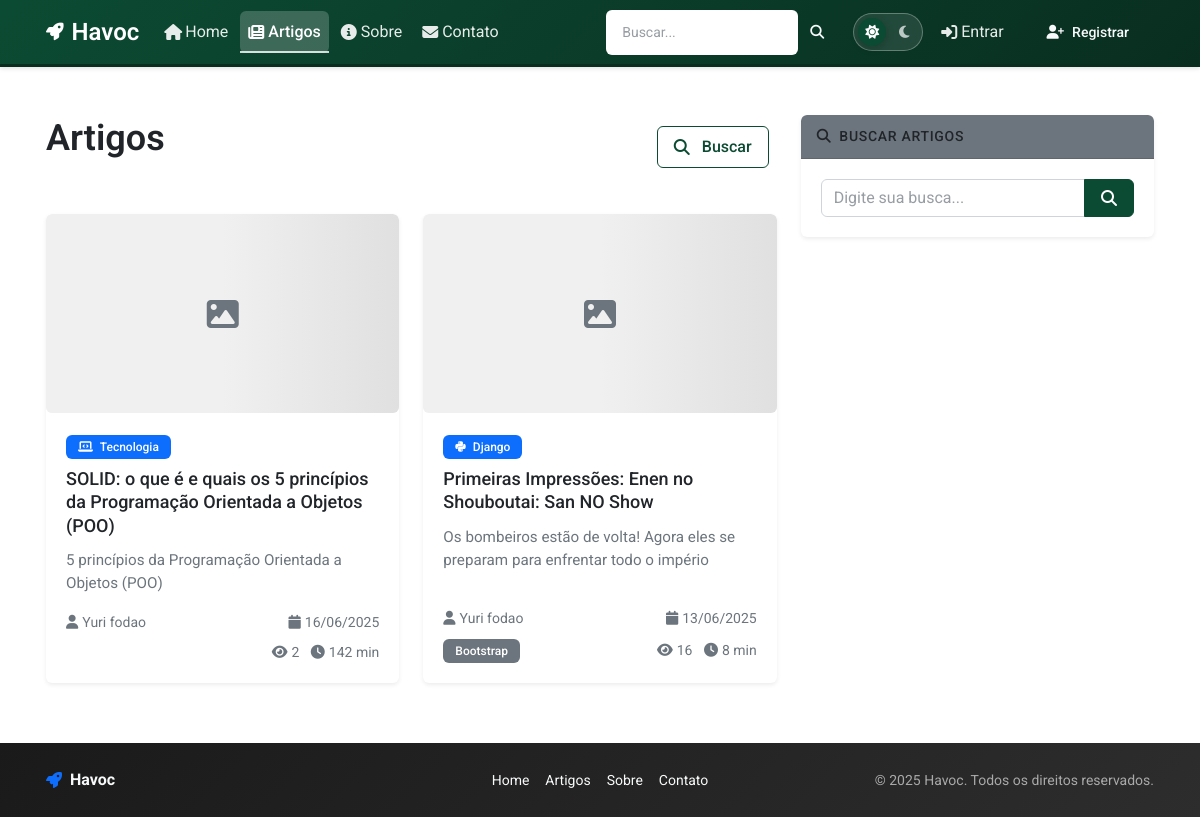
The app's page /artigos/, older data.
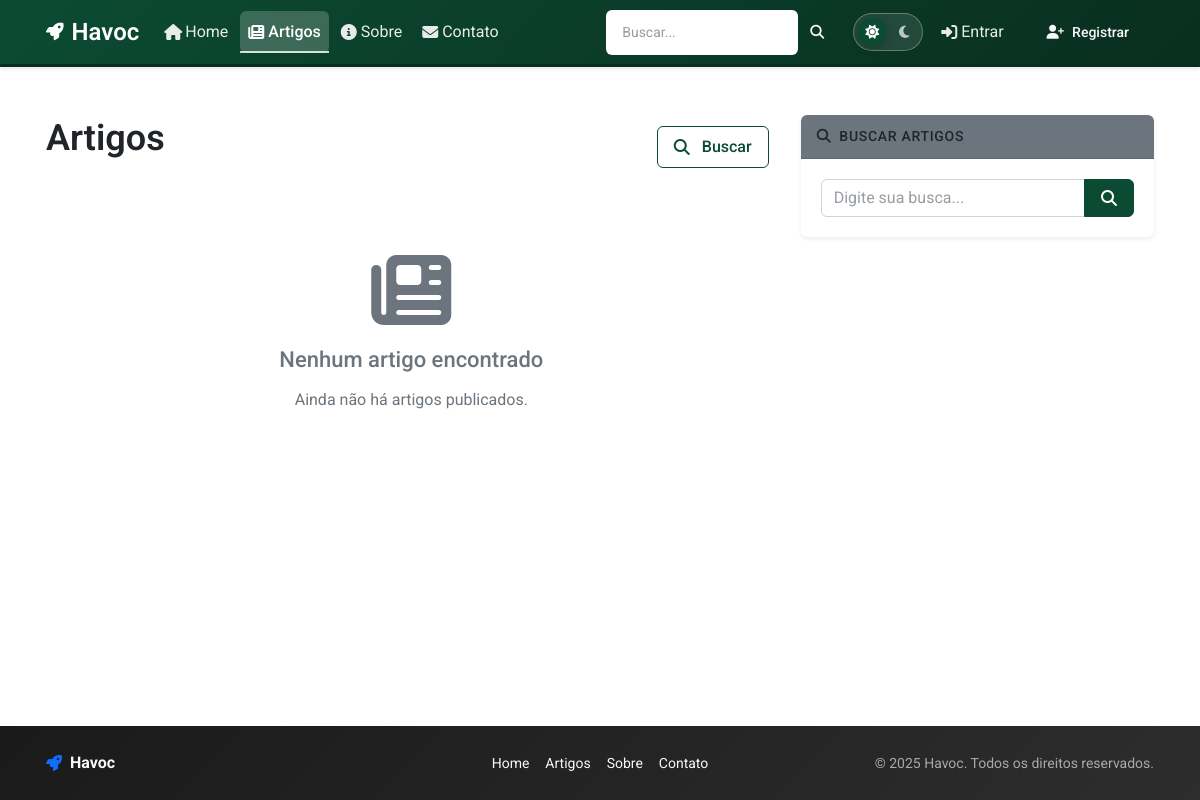
The same page, newer data.
### apps/articles/models/article.py (models this page shows, shortened)
class Article(models.Model):
    STATUS_CHOICES = [
        ('draft', 'Rascunho'),
        ('published', 'Publicado'),
        ('archived', 'Arquivado'),
        ('scheduled', 'Agendado'),
    ]
    title = models.CharField(
        'título',
        max_length=200,
        validators=[MinLengthValidator(5)],
        help_text='Título do artigo'
    )
    slug = models.SlugField(
        'slug',
        max_length=200,
        unique=True,
        help_text='URL amigável do artigo'
    )
    excerpt = models.TextField(
        'resumo',
        max_length=500,
        help_text='Resumo do artigo para listagens e SEO'
    )
    content = models.TextField(
        'conteúdo',
        help_text='Conteúdo completo do artigo'
    )
    featured_image = models.ImageField(
        'imagem destacada',
        upload_to='articles/images/',
        blank=True,
        help_text='Imagem principal do artigo'
    )
    featured_image_alt = models.CharField(
        'texto alternativo da imagem',
        max_length=200,
        blank=True,
        help_text='Texto alternativo para acessibilidade'
    )
    category = models.ForeignKey(
        'articles.Category',
        on_delete=models.SET_NULL,
        null=True,
        blank=True,
        related_name='articles',
        verbose_name='categoria',
        help_text='Categoria principal do artigo'
    )
    tags = models.ManyToManyField(
        'articles.Tag',
        blank=True,
        related_name='articles',
        verbose_name='tags',
        help_text='Tags relacionadas ao artigo'
    )
    status = models.CharField(
        'status',
        max_length=20,
        choices=STATUS_CHOICES,
        default='draft',
        help_text='Status de publicação do artigo'
    )
    is_featured = models.BooleanField(
        'artigo em destaque',
        default=False,
        help_text='Se o artigo deve aparecer em destaque'
    )
    allow_comments = models.BooleanField(
        'permitir comentários',
        default=True,
        help_text='Se o artigo permite comentários'
    )
    author = models.ForeignKey(
        User,
        on_delete=models.CASCADE,
        related_name='authored_articles',
        verbose_name='autor',
        help_text='Autor principal do artigo'
    )
    contributors = models.ManyToManyField(
        User,
        blank=True,
        related_name='contributed_articles',
        verbose_name='colaboradores',
        help_text='Outros colaboradores do artigo'
    )
    meta_title = models.CharField(
        'meta título',
        max_length=60,
        blank=True,
        help_text='Título para SEO (máximo 60 caracteres)'
    )
    meta_description = models.CharField(
        'meta descrição',
        max_length=160,
        blank=True,
        help_text='Descrição para SEO (máximo 160 caracteres)'
    )
    meta_keywords = models.CharField(
        'palavras-chave',
        max_length=255,
        blank=True,
        help_text='Palavras-chave separadas por vírgula'
    )
    created_at = models.DateTimeField(
        'criado em',
        auto_now_add=True
    )
    updated_at = models.DateTimeField(
        'atualizado em',
        auto_now=True
    )
    published_at = models.DateTimeField(
        'publicado em',
        null=True,
        blank=True,
        help_text='Data e hora de publicação'
    )
    scheduled_at = models.DateTimeField(
        'agendado para',
        null=True,
        blank=True,
        help_text='Data e hora para publicação automática'
    )
    view_count = models.PositiveIntegerField(
        'visualizações',
        default=0,
        help_text='Número de visualizações do artigo'
    )
    reading_time = models.PositiveIntegerField(
        'tempo de leitura',
        default=0,
        help_text='Tempo estimado de leitura em minutos'
    )
    class Meta:
        verbose_name = 'artigo'
        verbose_name_plural = 'artigos'
        ordering = ['-published_at', '-created_at']
        indexes = [
            models.Index(fields=['slug']),
            models.Index(fields=['status', 'published_at']),
            models.Index(fields=['author', '-published_at']),
            models.Index(fields=['category', '-published_at']),
            models.Index(fields=['is_featured', '-published_at']),
        ]
    def get_absolute_url(self):
        return reverse('articles:article_detail', kwargs={'slug': self.slug})

### apps/articles/models/category.py (models this page shows, shortened)
class Category(models.Model):
    name = models.CharField(
        'nome',
        max_length=100,
        unique=True,
        validators=[MinLengthValidator(2)],
        help_text='Nome da categoria'
    )
    slug = models.SlugField(
        'slug',
        max_length=100,
        unique=True,
        help_text='URL amigável da categoria'
    )
    description = models.TextField(
        'descrição',
        blank=True,
        help_text='Descrição da categoria'
    )
    color = models.CharField(
        'cor',
        max_length=7,
        default='#007bff',
        help_text='Cor da categoria em hexadecimal (ex: #007bff)'
    )
    icon = models.CharField(
        'ícone',
        max_length=50,
        blank=True,
        help_text='Classe do ícone (ex: fas fa-newspaper)'
    )
    parent = models.ForeignKey(
        'self',
        on_delete=models.CASCADE,
        null=True,
        blank=True,
        verbose_name='categoria pai',
        help_text='Categoria pai para criar hierarquia'
    )
    is_active = models.BooleanField(
        'ativo',
        default=True,
        help_text='Se a categoria está ativa'
    )
    order = models.PositiveIntegerField(
        'ordem',
        default=0,
        help_text='Ordem de exibição da categoria'
    )
    meta_title = models.CharField(
        'meta título',
        max_length=60,
        blank=True,
        help_text='Título para SEO (máximo 60 caracteres)'
    )
    meta_description = models.CharField(
        'meta descrição',
        max_length=160,
        blank=True,
        help_text='Descrição para SEO (máximo 160 caracteres)'
    )
    created_at = models.DateTimeField(
        'criado em',
        auto_now_add=True
    )
    updated_at = models.DateTimeField(
        'atualizado em',
        auto_now=True
    )
    class Meta:
        verbose_name = 'categoria'
        verbose_name_plural = 'categorias'
        ordering = ['order', 'name']
        indexes = [
            models.Index(fields=['slug']),
            models.Index(fields=['is_active', 'order']),
        ]

### apps/accounts/models/user.py (models this page shows, shortened)
class User(AbstractUser):
    email = models.EmailField(
        'endereço de email',
        unique=True,
        error_messages={
            'unique': "Já existe um usuário com este email.",
        }
    )
    is_verified = models.BooleanField(
        'verificado',
        default=False,
        help_text='Designa se o usuário verificou o email.'
    )
    slug = models.SlugField(
        'slug',
        max_length=100,
        unique=True,
        blank=True,
        help_text='Identificador único para URLs amigáveis'
    )
    avatar = models.ImageField(
        'avatar',
        upload_to=user_avatar_path,
        blank=True,
        null=True,
        help_text='Foto de perfil do usuário'
    )
    bio = models.TextField(
        'biografia',
        max_length=500,
        blank=True,
        help_text='Breve descrição sobre o usuário'
    )
    phone = models.CharField(
        'telefone',
        max_length=20,
        blank=True,
        help_text='Número de telefone do usuário'
    )
    birth_date = models.DateField(
        'data de nascimento',
        blank=True,
        null=True,
        help_text='Data de nascimento do usuário'
    )
    location = models.CharField(
        'localização',
        max_length=100,
        blank=True,
        help_text='Cidade/Estado do usuário'
    )
    objects = UserManager()
    USERNAME_FIELD = 'email'
    REQUIRED_FIELDS = ['username']
    class Meta:
        verbose_name = 'usuário'
        verbose_name_plural = 'usuários'
        ordering = ['-date_joined']
    def get_full_name(self):
        return f"{self.first_name} {self.last_name}".strip()

### apps/articles/models/tag.py (models this page shows, shortened)
class Tag(models.Model):
    name = models.CharField(
        'nome',
        max_length=50,
        unique=True,
        validators=[MinLengthValidator(2)],
        help_text='Nome da tag'
    )
    slug = models.SlugField(
        'slug',
        max_length=50,
        unique=True,
        help_text='URL amigável da tag'
    )
    description = models.TextField(
        'descrição',
        blank=True,
        help_text='Descrição da tag'
    )
    color = models.CharField(
        'cor',
        max_length=7,
        default='#6c757d',
        help_text='Cor da tag em hexadecimal (ex: #6c757d)'
    )
    is_featured = models.BooleanField(
        'destaque',
        default=False,
        help_text='Se a tag deve aparecer em destaque'
    )
    meta_title = models.CharField(
        'meta título',
        max_length=60,
        blank=True,
        help_text='Título para SEO (máximo 60 caracteres)'
    )
    meta_description = models.CharField(
        'meta descrição',
        max_length=160,
        blank=True,
        help_text='Descrição para SEO (máximo 160 caracteres)'
    )
    created_at = models.DateTimeField(
        'criado em',
        auto_now_add=True
    )
    updated_at = models.DateTimeField(
        'atualizado em',
        auto_now=True
    )
    class Meta:
        verbose_name = 'tag'
        verbose_name_plural = 'tags'
        ordering = ['name']
        indexes = [
            models.Index(fields=['slug']),
            models.Index(fields=['is_featured']),
        ]

### apps/articles/views/article_views.py (the view)
# urls.py: path('', ArticleListView.as_view(), name='article_list'),
class ArticleListView(View):
    template_name = 'articles/article_list.html'
    def get(self, request):
        article_service = ArticleService(DjangoArticleRepository())
        articles = article_service.get_published_articles()
        paginator = Paginator(articles, 12)  # 12 artigos por página
        page_number = request.GET.get('page')
        page_obj = paginator.get_page(page_number)
        featured_articles = article_service.get_featured_articles(limit=3)
        context = {
            'page_obj': page_obj,
            'articles': page_obj.object_list,
            'featured_articles': featured_articles,
            'meta_title': 'Artigos',
            'meta_description': 'Todos os artigos do blog',
        }
        return render(request, self.template_name, context)

### apps/articles/templates/articles/article_list.html (shortened to what this page needs)
{% extends 'base.html' %}
{% block content %}
<div class="container my-5">
    <div class="row">
        <div class="col-lg-8">
            <div class="d-flex justify-content-between align-items-center mb-4">
                <h1 class="text-sans text-body">Artigos</h1>
                <div>
                    <a href="{% url 'articles:search' %}" class="btn btn-outline-primary me-2">
                        <i class="fas fa-search me-2"></i>Buscar
                    </a>
                </div>
            </div>
            {% if articles %}
                <div class="row g-4 stagger-container">
                    {% for article in articles %}
                    <div class="col-md-6 scroll-reveal">
                        <div class="card h-100 border-0 shadow-sm hover-lift">
                            {% if article.featured_image %}
                                <div class="img-container img-container-16-9">
                                </div>
                            {% endif %}
                            <div class="card-body d-flex flex-column">
                                <div class="mb-2">
                                    {% if article.category %}
                                        <span class="badge bg-primary">
                                            {% if article.category.icon %}<i class="{{ article.category.icon }} me-1"></i>{% endif %}
                                            {{ article.category.name }}
                                        </span>
                                    {% endif %}
                                </div>
                                <h5 class="card-title">
                                    <a href="{{ article.get_absolute_url }}" class="text-decoration-none text-dark">
                                        {{ article.title }}
                                    </a>
                                </h5>
                                <p class="card-text text-muted">{{ article.excerpt|truncatechars:120 }}</p>
                                <div class="mt-auto">
                                    <div class="d-flex justify-content-between align-items-center">
                                        <small class="text-secondary">
                                            <i class="fas fa-user me-1"></i>{{ article.author.get_full_name|default:article.author.username }}
                                        </small>
                                        <small class="text-secondary">
                                            <i class="fas fa-calendar me-1"></i>{{ article.published_at|date:"d/m/Y" }}
                                        </small>
                                    </div>
                                    <div class="d-flex justify-content-between align-items-center mt-2">
                                        <div>
                                            {% for tag in article.tags.all|slice:":3" %}
                                                <span class="badge bg-secondary text-white me-1">{{ tag.name }}</span>
                                            {% endfor %}
                                        </div>
                                        <div class="text-secondary small">
                                            <i class="fas fa-eye me-1"></i>{{ article.view_count }}
                                            <i class="fas fa-clock ms-2 me-1"></i>{{ article.reading_time }} min
                                        </div>
                                    </div>
                                </div>
                            </div>
                        </div>
                    </div>
                    {% endfor %}
                </div>
            {% else %}
                <div class="text-center py-5">
                    <i class="fas fa-newspaper fa-5x text-secondary mb-3"></i>
                    <h3 class="text-secondary text-sans text-body">Nenhum artigo encontrado</h3>
                    <p class="text-secondary text-body">Ainda não há artigos publicados.</p>
                </div>
            {% endif %}
        </div>
        <div class="col-lg-4">
            <div class="card border-0 shadow-sm mb-4">
                <div class="card-header bg-secondary text-white">
                    <h6 class="mb-0"><i class="fas fa-search me-2"></i>Buscar Artigos</h6>
                </div>
                <div class="card-body">
                    <form method="get" action="{% url 'articles:search' %}" aria-label="Formulário de busca" role="form">
                        <div class="input-group">
                            <input type="text" name="q" class="form-control" placeholder="Digite sua busca...">
                            <button class="btn btn-primary" type="submit">
                                <i class="fas fa-search"></i>
                            </button>
                        </div>
                    </form>
                </div>
            </div>
        </div>
    </div>
</div>
{% endblock %}

Row changes from the older to the newer data that the page shows:
removed Article: category.name "Tecnologia", title "SOLID: o que é e quais os 5 princípios da Programação Orientada a Objetos (POO)", excerpt "5 princípios da Programação Orientada a Objetos (POO)", author.get_full_name "Yuri fodao", published_at "16/06/2025", view_count "2", reading_time "142"
removed Article: category.name "Django", title "Primeiras Impressões: Enen no Shouboutai: San NO Show", excerpt "Os bombeiros estão de volta! Agora eles se preparam para enfrentar todo o império", author.get_full_name "Yuri fodao", published_at "13/06/2025", view_count "16", reading_time "8"
removed Tag: name "Bootstrap"
Text that changed along with them:
text now shown: "Nenhum artigo encontrado Ainda não há artigos publicados."
